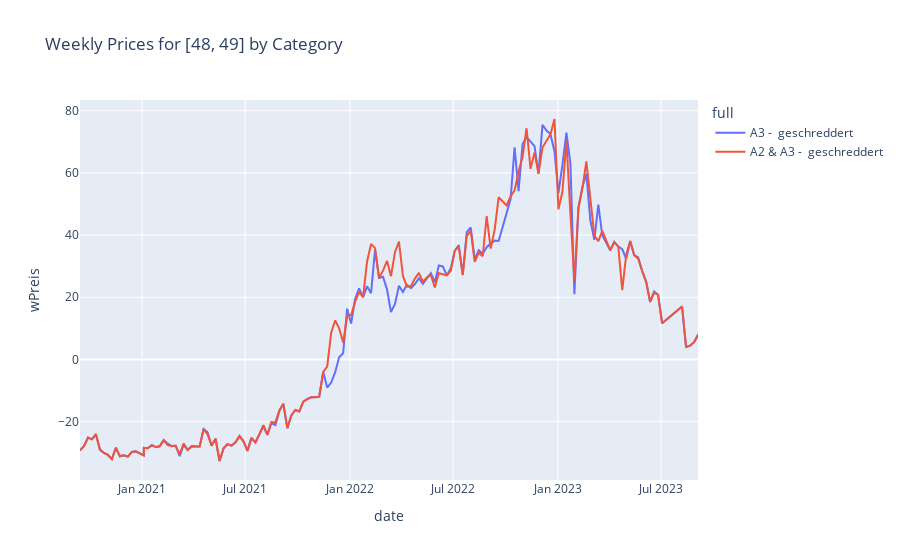

The cell this chart's notebook holds for it:
### Code cell
fig = px.line(TS6, x='date', y='wPreis', color='full', title='Weekly Prices for [48, 49] by Category')
fig.show()

### Figure 1 — Plotly figure (JSON) as saved in the notebook; plotly's stock layout.template omitted (floating-point values rounded to 4 significant figures; data arrays with more than 128 entries replaced by an {"elided": "..."} marker saying what was removed)
{"data": [{"hovertemplate": "full=A3 -  geschreddert<br>date=%{x}<br>wPreis=%{y}<extra></extra>", "legendgroup": "A3 -  geschreddert", "line": {"color": "#636efa", "dash": "solid"}, "marker": {"symbol": "circle"}, "mode": "lines", "name": "A3 -  geschreddert", "orientation": "v", "showlegend": true, "type": "scatter", "x": {"elided": "150 str values"}, "xaxis": "x", "y": {"elided": "150 float values"}, "yaxis": "y"}, {"hovertemplate": "full=A2 & A3 -  geschreddert<br>date=%{x}<br>wPreis=%{y}<extra></extra>", "legendgroup": "A2 & A3 -  geschreddert", "line": {"color": "#EF553B", "dash": "solid"}, "marker": {"symbol": "circle"}, "mode": "lines", "name": "A2 & A3 -  geschreddert", "orientation": "v", "showlegend": true, "type": "scatter", "x": {"elided": "150 str values"}, "xaxis": "x", "y": {"elided": "150 float values"}, "yaxis": "y"}], "layout": {"legend": {"title": {"text": "full"}, "tracegroupgap": 0}, "title": {"text": "Weekly Prices for [48, 49] by Category"}, "xaxis": {"anchor": "y", "domain": [0, 1], "title": {"text": "date"}}, "yaxis": {"anchor": "x", "domain": [0, 1], "title": {"text": "wPreis"}}}}
